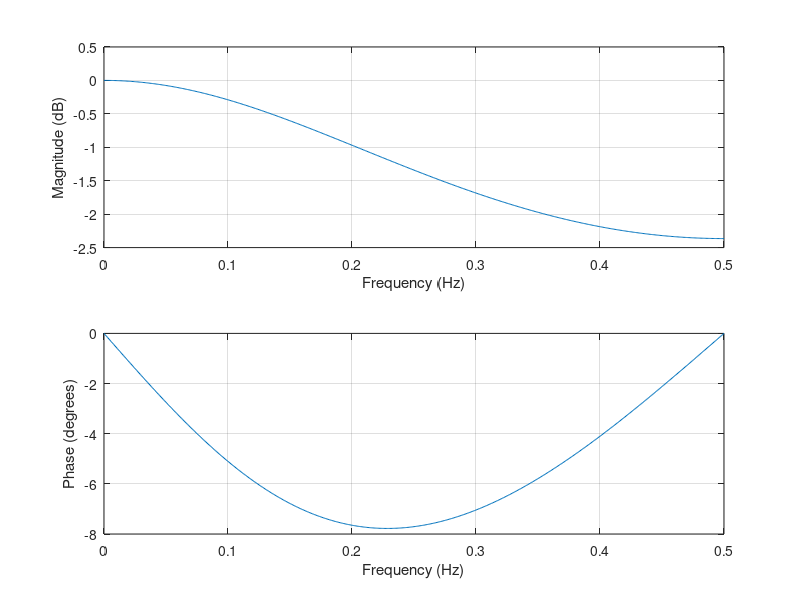

MATLAB code for this plot:
%write matlab program to design Butterworth LPF using Impulse invariance and Bilinear method
clc;
clear all;
close all;
zeros = [1 2 3];
poles = [6 5 4];
gain = 7;
ts = 0.1;
sys = zpk(zeros,poles,gain,ts);

% Analog poles and zeros
b = 2; 
a = [1 2]; 
T = 1; 
fs = 1/T; % Assume sampling frequency = 1 Hz.

% Transformation from analog to digital using impulse invariance method.
[bz,az] = impinvar(b,a,fs);
disp("bz : " + bz);
disp("az : "); disp(az);
% Normalized TF coefficients H[e^jw] = H[e^jw]/(H[e^j0]);
H0 = 2/(1-0.1353) ;
bz = bz/H0;
disp("bz/H0 : " + bz);
freqz(bz,az,512,fs);